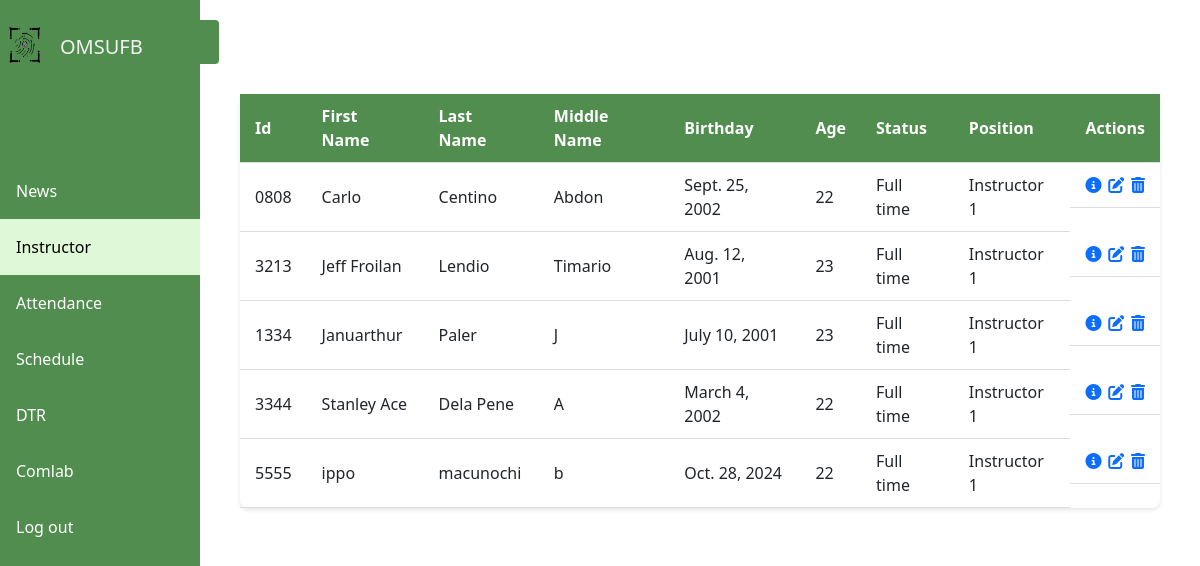
Page /main/ on the earlier database version.
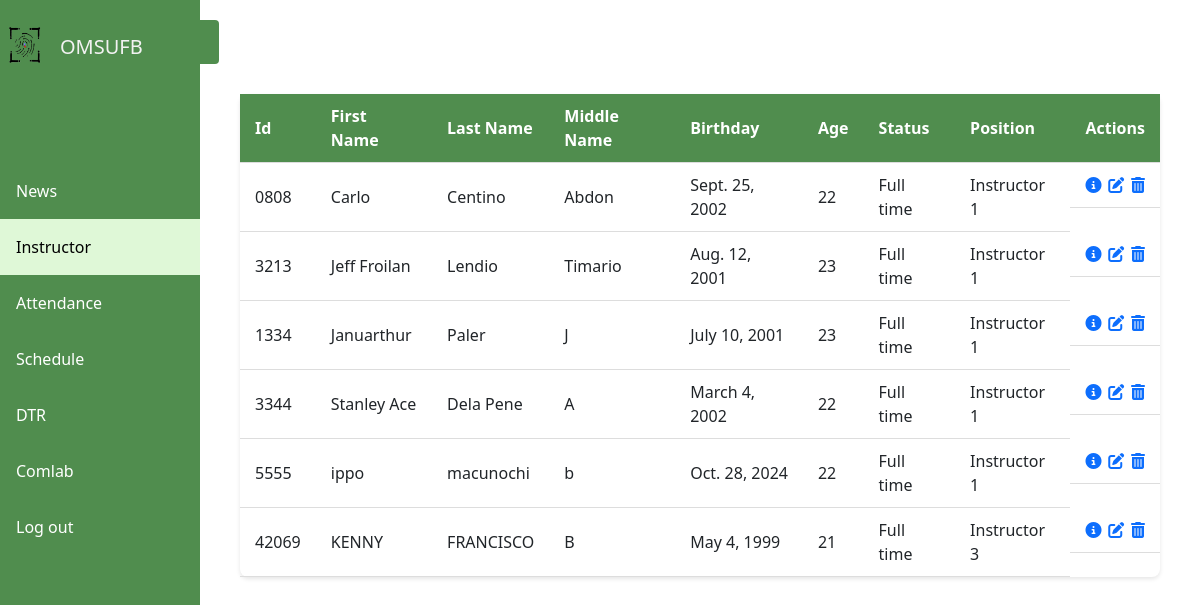
Same page on the later database version.
### webapp/models.py (models this page shows, shortened)
class Employee(models.Model):
    GENDER_CHOICES = (
        ('Male', 'Male'),
        ('Female', 'Female'),
        ('Other', 'Other'),
    )
    STATUS_CHOICES = (
        ('Full time', 'Full time'),
        ('Part time', 'Part time'),
        ('Permanent', 'Permanent'),
    )
    POSITION_CHOICES = (
        ('Instructor 1', 'Instructor 1'),
        ('Instructor 2', 'Instructor 2'),
        ('Instructor 3', 'Instructor 3'),
    )
    ORGANIZATION_CHOICES = (
        ('Chairperson,DCS', 'Chairperson,DCS'),
        ('Program Chair,CS', 'Program Chair,CS'),
        ('Program Chair, IT', 'Program Chair, IT'),
        ('Instructor', 'Instructor'),
        ('Head, LMS', 'Head, LMS'),
        ('Head, DCS RDE', 'Head, DCS RDE'),
    )
    idNum = models.CharField(max_length=20, unique=True, default='')
    first_name = models.CharField(max_length=100, default='')
    last_name = models.CharField(max_length=100, default='')
    middle_name = models.CharField(max_length=100, blank=True, null=True)
    birthday = models.DateField(default='1999-05-24')  # Set the default birthday to May 24, 1999
    age = models.PositiveIntegerField(default='')  # Set the default age to 25
    status = models.CharField(max_length=20,  default='', choices=STATUS_CHOICES)
    position = models.CharField(max_length=20,default='', choices=POSITION_CHOICES)
    profile = models.ImageField(upload_to='profile_pics', null=True, blank=True)
    gender = models.CharField(max_length=10, choices=GENDER_CHOICES, default='')
    organization = models.CharField(max_length=50,default='', choices= ORGANIZATION_CHOICES)

### webapp/views.py (the view)
# urls.py: path('main/', views.main_page, name='main'),
def main_page(request):
    Ls = Employee.objects.all()
    At = Attendance.objects.all()
    return render(request, 'pages/main.html', {'Ls': Ls,'At': At})

### webapp/templates/pages/main.html (shortened to what this page needs)
{% extends 'pages/index.html' %}
{% load static %}
{% block content %}
{% include 'pages/logout.html' %}
<link rel="stylesheet" href="{% static 'css/global.css' %}">
<link rel="stylesheet" href="{% static 'css/main.css' %}">
<link href="https://cdn.jsdelivr.net/npm/bootstrap@5.3.0-alpha1/dist/css/bootstrap.min.css" rel="stylesheet">
<div class="sidebar">
    <div class="logo">
        <img src="{% static 'image/logoams.png' %}" height="50px" width="50px" alt="CVSU logo">
        <h5>OMSUFB</h5>
    </div>
    <br><br><br><br>
    <a href="{% url 'Apost' %}" {% if request.resolver_match.url_name == 'Apost' %}class="active"{% endif %}>News</a>
    <a href="{% url 'main' %}" {% if request.path == '/main/' %}class="active"{% endif %}>Instructor</a>
    <a href="{% url 'attendance' %}" {% if request.path == '/attendance/' %}class="active"{% endif %}>Attendance</a>
    <a href="{% url 'schedule' %}" {% if request.path == '/schedule/' %}class="active"{% endif %}>Schedule</a>
    <a href="{% url 'dtrm' %}" {% if request.path == '/dtrm/' %}class="active"{% endif %}>DTR</a>
    <a href="{% url 'Acomlab' %}" {% if request.path == '/Acomlab/' %}class="active"{% endif %}>Comlab</a>
    <a href="#" id="logoutButton">Log out</a>
</div>
<div class="content">
    <div class="table-container">
        <div class="button-wrapper">
            <a href="{% url 'addEmp' %}" class="add-button">Add Employee</a>
        </div>
        <table class="employee-table">
            <thead>
                <tr>
                    <th>Id</th>
                    <th>First Name</th>
                    <th>Last Name</th>
                    <th>Middle Name</th>
                    <th>Birthday</th>
                    <th>Age</th>
                    <th>Status</th>
                    <th>Position</th>
                    <th>Actions</th>
                </tr>
            </thead>
            <tbody>
                {% for ls in Ls %}
                <tr>
                    <td>{{ ls.idNum }}</td>
                    <td>{{ ls.first_name }}</td>
                    <td>{{ ls.last_name }}</td>
                    <td>{{ ls.middle_name }}</td>
                    <td>{{ ls.birthday }}</td>
                    <td>{{ ls.age }}</td>
                    <td>{{ ls.status }}</td>
                    <td>{{ ls.position }}</td>
                    <td class="icon">
                        <a href="#" class="action-link" onclick="openInfoModal('{{ ls.idNum }}', '{{ ls.first_name }}', '{{ ls.middle_name }}', '{{ ls.last_name }}', '{{ ls.birthday }}', '{{ ls.age }}', '{{ ls.status }}', '{{ ls.position }}', '{{ ls.profile.url }}')">
                            <i class="fa-sharp fa-solid fa-circle-info"></i>
                        </a>
                        <a href="{% url 'edit_employee' ls.id %}" class="action-link">
                            <i class="fas fa-edit"></i>
                        </a>
                        <a href="#" class="action-link" onclick="confirmDelete('{% url 'delete_employee' ls.id %}')">
                            <i class="fas fa-trash-alt"></i>
                        </a>
                    </td>
                </tr>
                {% empty %}
                <tr>
                    <td colspan="9">No employees found.</td>
                </tr>
                {% endfor %}
            </tbody>
        </table>
    </div>
</div>
{% endblock %}

Differences in the rows shown:
added Employee: idNum "42069", first_name "KENNY", last_name "FRANCISCO", middle_name "B", birthday "May 4, 1999", age "21", status "Full time", position "Instructor 3"
